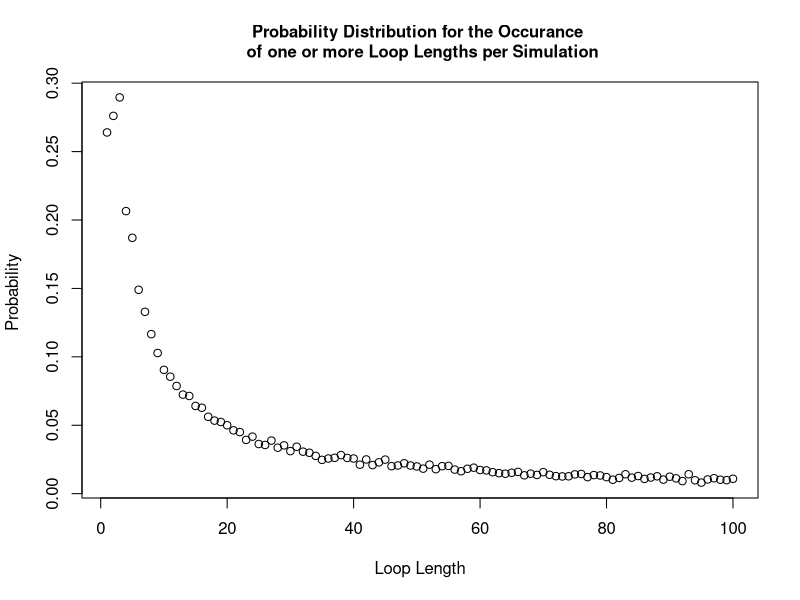

Source code (R):
#### Team Members:
# Fatima Kasenally (S2443602); Wenqi Ni (s1792412); Cameron Allan (S1748084)

#### address of github repo:
#https://github.com/niwq15/SP-Group-7-A2


#### Contributions

# Functions we each made versions of:
# Cameron - Strategy3, unused alternatives to each strategy using arrays, Pone, Pall optimization, unused dloop
# Wenqi - Strategy1, Strategy2, Strategy3, Pone, Pall, dloop 
# Fatima - Strategy2, Pone, Pall, dloop 

# each of us should add more here. we can say what we have done, involving different versions of functions above

# Wenqi created the final versions of the functions Strategy 1, Strategy 2, Pone, 
# and the probability of no loop longer than 50 in a random reshuffling of cards to boxes
# 


# Cameron added if statement to speed up the Pall function


# Other Tasks: (correct your own)
# Cameron - optimising stuff and array stuff
# Wenqi - Q3 - Q6 stuff 
# Fatima - Q3 - Q6 stuff 




#### Overview 
# This file holds the self-contained code to use stochastic simulation to study a generalised version of the famous '100 Prisoners Problem' 
# The problem is defined as follows: 
# Consider a prison containing 2n prisoners, each with a unique identification number ranging from 1 to 2n. 
# The prison has a room with 2n boxes, each uniquely numbered from 1 to 2n and each containing a single card. 
# These cards are each labelled with a unique number between 1 and 2n. 
# Each prisoner is allowed to open n boxes to find the card with their number.
# If all 2n prisoners successfully find their cards then they all go free. 
# After their turn,the prisoners are not allowed to communicate any new information from the boxes 
# to prisoners who have yet to take their turn.
# The room is returned to its original state after each prisoner’s go. 

# Firstly, we will show 3 strategies for the prisoners, then create a 'Pone' function to estimate 
# the probability of a single prisoner successfully finding their number, then use a 'Pall' function to 
# calculate the probability of all the prisoners finding their numbers. 
# Based on the results of the individual and joint success probabilities using different strategies, 
# we will give some comments about which strategy has the highest success probabilities for 
# both individuals and the collective. 

## Each function expressing the different strategies for opening boxes to find cards will require the same 
## input parameters : n,k,cards_num. Where n parameterises the 2n number of boxes, prisoner and cards in our problem.
## k is the prisoner's number and cards_num represents the random orders of cards placed in boxes. 
## [As the boxes and cards comfiguration must remain the same between prisoner trials it cannot
## be defined within the function and must be called on and externally defined.] ?
## Uniform input parameters allows the implemented strategy to be variable in each simulation as each strategy 
## function is interchangable. This is required by functions 'Pone' and 'Pall'


## Strategy 1:
## Each prisoner with their number 'b' starts at the p-th box whose number on the card is k
## If k is not equal to b, then the prisoner goes to box number k and opens it
## The process will be repeated until they have either found the card with number p or opened n boxes without finding it

## Prisoner 'k' uses Strategy 1 to find their number amoungst '2n' boxes 'cards_num'
## where 'cards_num' is a order of card numbers
Strategy1 <- function(n,k,cards_num) {
  #create an empty vector to store card numbers as they are read
  cards_picked <- rep(0, n) # the prisoner can read at most n cards
  cards_picked[1] <- cards_num[k] # start at the box with his number (k) on it 
  #for each of the remaining steps, first check if he has found his card number
  #if so, he will stop; if not, he will continue to read cards
  for (b in 2:n) {
    if (cards_picked[b-1] == k) {#if the prisoner k has found his number
      return(TRUE) #yes the prisoner has successfully found his card
      break # stop here and the prisoner will not open other boxes
    } else {#otherwise prisoner will open another box with the number of the last card
      cards_picked[b] <- cards_num[cards_picked[b-1]]
    }
  }
  #check whether he finds his number in the final step
  if (cards_picked[n] != k) { #if the final number is not his number
    return(FALSE) #prisoner has failed to find his card
  } else {#if the final number is equal to his number
    return(TRUE) #prisoner has successfully found his card
  }
}



## Strategy 2:
## This strategy follows an identicle procedure to strategy 1, except that the starting box is randombly selected
## The prisoner uses the card number in each box to pick his next box to open.
## The prisoner can open at most n boxes in order to find the card with their number on it

## Prisoner 'k' uses Strategy 2 to find their number amoungst '2n' boxes 'cards_num'
Strategy2 <- function(n,k,cards_num) {
  #create an empty vector to store card numbers that have been read
  cards_picked <- rep(0, n) # the prisoner can read at most n cards
  cards_picked[1] <- sample(cards_num,1)# start at a randomly selected box 
  #for each of the remaining steps, firstly check whether he has found him number card
  #if so, he will stop; if not, he will continue to read cards
  for (b in 2:n) {
    if (cards_picked[b-1] == k) {#if the prisoner k has found his number
      return(TRUE)
      break #stop here and the prisoner will not open other boxes
    } else {#otherwise prisoner will open the box with number k
      cards_picked[b] <- cards_num[cards_picked[b-1]]
    }
  }
  #check whether he finds his number in the final step
  if (cards_picked[n] != k) { #if the final number is not his number
    return(FALSE)
  } else {#if the final number is equal to his number
    return(TRUE)
  }
} #The function reutrns TRUE/FALSE expressing that the prisoner has FOUND/FAILED TO FIND his card 

## In Strategy 1 and Strategy 2, we use the idea that once prionsers find their numbers, they will stop
## We use 'break' to save the running time
## In Strategy 3, we show another idea of selecting n card numbers and then checking whether k is inside

## Strategy 3:
## In this strategy the prisoner opens n boxes at random, without replacement (check !!)
## The prisoner will open n different boxes

## Prisoner 'k' uses Strategy 3 to find their number amoungst '2n' boxes 'cards_num'
Strategy3 <- function(n,k,cards_num){ 
  cards_picked <- sample(cards_num,n,replace=FALSE) # Randomly select n boxes from cards_num to open
  any(k == cards_picked) # check whether the prisoner's number appears in the selected card_num
} # End function



## 'Pone' is a function which estimates the probability of a prisoner,k, successfully finding their card number (k)
## within the n tries amoungst 2n boxes (cards_num) in nreps simulated trials, using any one of the available strategies encoded above

Pone <- function(n,k,strategy,nreps) {
  # create an empty vector to store the outsome of each simulation as 1/0 = Success/ Failure to find his card
  success <- rep(0, nreps)
  for (i in 1:nreps) {
    # simulate the random order of card numbers
    cards_num <- sample(1:(2*n), 2*n, replace=FALSE)
    success[i] <- strategy(n,k,cards_num)
  }
  # return the frequentist probability of success as: 
  # total number of simulated successes / total number of simulations
  return(sum(success)/nreps)
}

## 'Pall' is a function to find the probability of all the 2n prisoners finding their cards in a single simulation
## and thus being able to escape. All prisoners must use the same strategy and the probability 
## is calculated by analysing the results from nreps simulated trials 

Pall <- function(n,strategy,nreps) {
  #create a vector to record the result of each simulation with default values of 1s
  num_success <- rep(1,nreps)
  for (i in 1:nreps) {#for each simulation
    #generate a random order of card numbers
    cards_num <- sample(1:(2*n), 2*n, replace=FALSE)
    #use the strategies to calculate whether each prisoner can find their correct number within n times
    for (k in 1:(2*n)) {
      result <- strategy(n,k,cards_num) # save the result of strategy for the k-th prisoner
      num_success[i] <- num_success[i] * result # if result is 1 keep 1 in the vector. If 0 change to 0.
      if (result == 0){ # stop if any prisoner does not escape, this cuts down simulation run-time
        break
      }
    }
  }
  # return the frequentist probability as: total number of simulated successes / total number of simulated trials
  return(sum(num_success)/nreps)
}

### Sample Results ###

### individual prisoner probabilities: 
### Pone takes args: n,k,strategy,nreps

Pone(5,5,Strategy1,10000)
Pone(50,50,Strategy1,10000)
# one prisoner & strategy 1: prob success ~ 50%  (for all n)

Pone(5,5,Strategy2,10000)
Pone(50,50,Strategy2,10000)
# one prisoner & strategy 2: prob success ~40%  (n=5) ~37%  (n>50)

Pone(5,5,Strategy3,10000)
Pone(50,50,Strategy3,10000)
# one prisoner & strategy 3: prob success ~50%  (for all n)

### joint probabilities for all prisoners as a collective:  
### Pall takes args: n,strategy,nreps


Pall(5,Strategy1,10000)
Pall(50,Strategy1,10000)
#10 prisoners & strategy 1: prob success ~35% (n=5)
#100 prisoners & strategy 1: prob success ~30% (n=50)

Pall(5,Strategy2,10000)
Pall(50,Strategy2,10000)
#10 prisoners & strategy 2: prob success ~0.01%  (n=5)
#100 prisoners & strategy 2: prob success ~0% (smaller than precision)  (n=50)

Pall(5,Strategy3,10000)
Pall(50,Strategy3,10000)
#10 prisoners & strategy 3: prob success ~1%  (n=5)
#100 prisoners & strategy 3: prob success ~0% (smaller than precision) (n=50)


## Remarks

## Strategy 1 and Strategy 3 have similar individual success probabilities of 50%. 
## Strategy 1 has much higher joint success probability of above 30%, while Strategy 3 only has 0%.
## It demonstrates that there is something intelligent in Strategy 1's design.
## Strategy 2 has a lower marginal probability for success than the others, and a joint probability close to 0. 

## More explanations
## For Strategy 1, consider the distribution of maximum loop lengths amoungst the boxes and cards. The cycle of box and card numbers 
## must eventually return the prisoner to open a box with his card number inside if he is allowed to open as many boxes as he wants, 
## as the numbers used are continuous (integers) and finite. Thus, the high joint success probability can be calculated as the cumulative 
## probability of the maximum loop length being less than n, which we have determined to be approximately 30%

## For Strategy 3, the probability of finding their card every time they open a box is 1/2n and if he opens n boxes at random the 
## probability of finding his card is n/2n (=50%). For 2n prisoners all finding their cards in a simulation we multiply the independent 
## marginal probabilities to produce a joint probability of (0.5)^(2n), which tends to 0 as n increases. 



## dloop is a function which returns the probability distribution for the loop lengths occurring in a simulation 
## It takes the parameters n (to create 2n boxes) and nreps (to analyse the results of nreps simulations)
dloop <- function(n, nreps) {
  each_loop_lengths <- c() #list to store the loop lengths generated by all simulations
  
  for (i in 1:nreps){ 
    #simulate a new set of boxes for each simulation
    cards_num <- sample(1 : (2*n), 2*n , replace=FALSE) 
    #store a list of closed boxes in each simulation
    unopened_boxes <- 1:(2*n)
    
    #store the unique loop lengths generated from each simulation 
    new_loop_lengths <- c()
    
    #scan for loops, (while more than 2 boxes are still closed, indexing breaks down for smaller loops)
    while (length(unopened_boxes) > 2 ){
      #pick the smallest number unopened box and store the value of the card inside 
      cards_picked <- cards_num[unopened_boxes[1]]
      
      #pick your next box according to your last card and scan each closed loop
      for (b in 2:length(unopened_boxes)){ #max loop length is the number of closed boxes
        #store the number of the latest card
        cards_picked <- c(cards_picked, cards_num[cards_picked[b-1]])
      }#end for 
      
      
      #scanning the last 2 boxes
      if (length(unopened_boxes) == 2 && cards_num[unopened_boxes[1]] == unopened_boxes[2]) {
        #we have found a 2 item long loop 
        new_loop_lengths <- c(new_loop_lengths, 2) 
      } else if ((length(unopened_boxes) == 2) && (cards_num[unopened_boxes[1]] == unopened_boxes[1])) {
        #we have found one or more loops with length 1
        new_loop_lengths <- c(new_loop_lengths, 1) 
      }
      
      #add your new loop length to your list 
      new_loop_lengths <- c(new_loop_lengths, length(unique(cards_picked))) 
      
      #remove the boxes opened 
      unopened_boxes <- setdiff(unopened_boxes,unique(cards_picked))
    } #end while 
    
    #store the uniquely occuring loop lengths from each simulation in a global simulation list 
    each_loop_lengths <- c(each_loop_lengths, unique(new_loop_lengths))
    
    
  } #end for 
  prob_vec_y <- tabulate(each_loop_lengths)/nreps #probability vector for the occurrence of each type of loop length 
  #function outputs the probability distribution 
  return(prob_vec_y)
  
}#end function




#testing the distribution for n=50
n = 50 
#variable storing our probability distribution using function dloop
prob_vec <- dloop(n, 10000)

##plotting the probability distribution
#create an x axis 
x_axis <- 1:length(prob_vec)
plot(x_axis, prob_vec, xlab = "Loop Length", ylab = "Probability ", main = "Probability Distribution for the Occurance \n of one or more Loop Lengths per Simulation", cex.main = 1)

#output the probability distribution vector: 
cat("your probability vector for producing at least one loop of length i: \n", prob_vec, "\n")

## For loop lengths greater than n only one may occur at a time as the total loop lengths must sum to 2n. 
## Therefore P(loop length >n occurs at least once ) == P(loop length >n occurs once ) and is mutually exclusive with 
## all other loop lengths >n . If we take 1-sum(p(loop length >n)) we are left with the probability of no loops longer
## than n occuring in the simulation. In this case Strategy 1 is guaranteed success. 

cat( "Probability of Strategy 1 succeeding: \n", 1 - sum(prob_vec[(n+1):(2*n)]), "\n this is also the probability of the maximum loop length being less than n")
